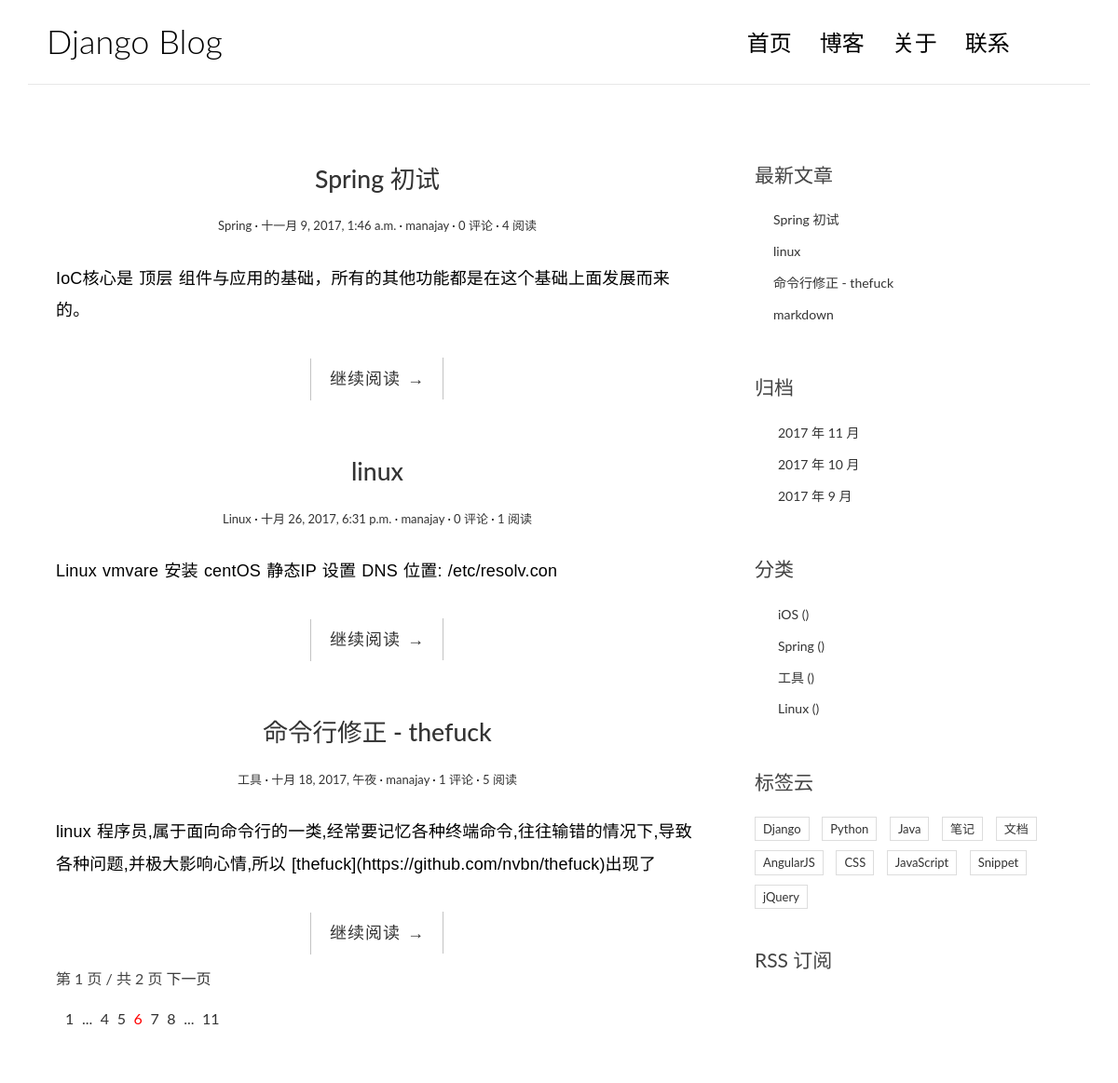
Before: / with the older database file.
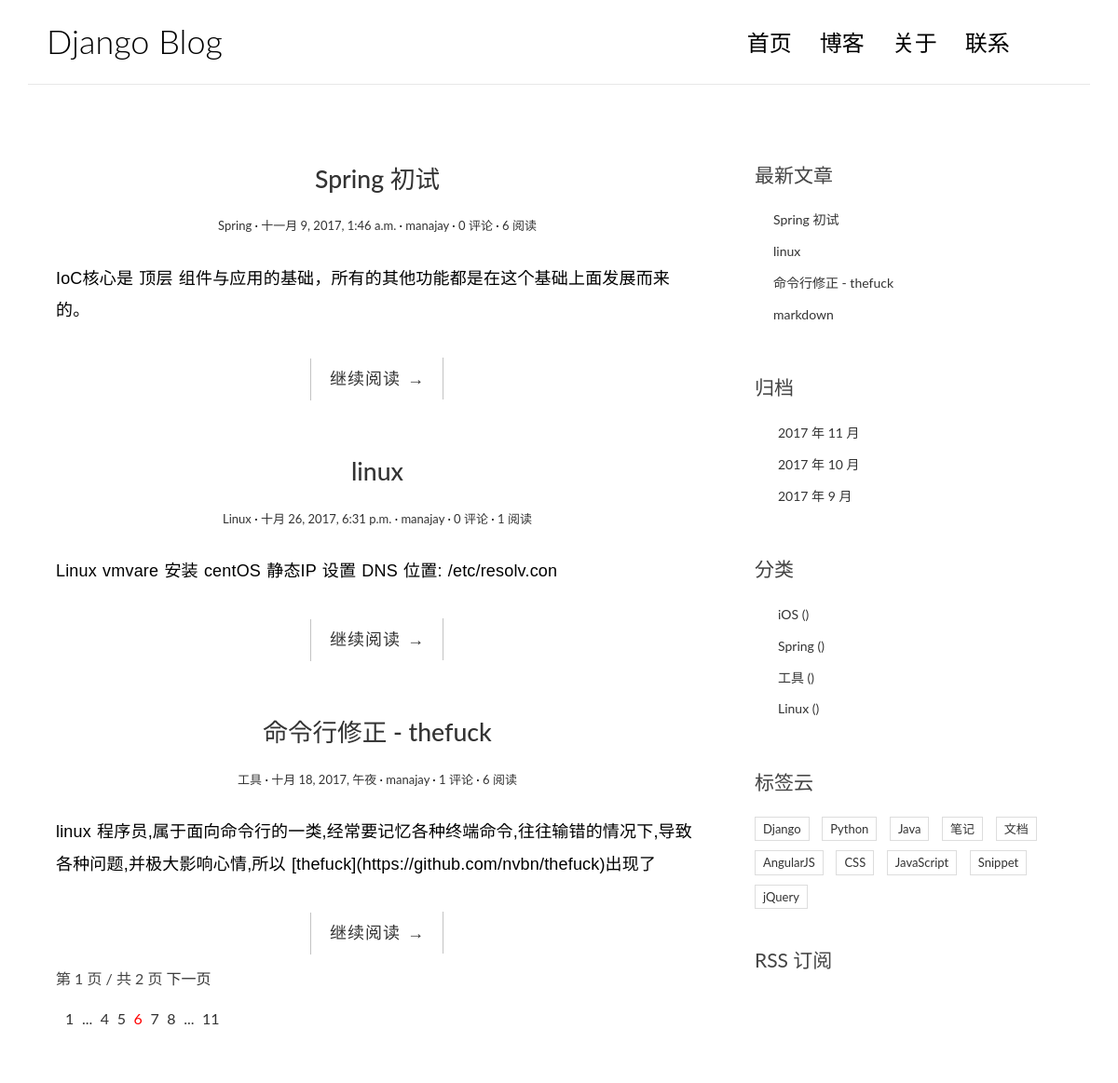
After: the same page with the newer database file.
### lynjay/models.py (models this page shows, shortened)
class Post(models.Model):
    class Meta:
        ordering = ['-created_time', 'title']
    """
    文章的数据存储
    """
    title = models.CharField(max_length=70)
    body = models.TextField()
    created_time = models.DateTimeField()
    modified_time = models.DateTimeField()
    excerpt = models.CharField(max_length=200, blank=True)
    views = models.PositiveIntegerField(default=0)
    category = models.ForeignKey(Category)
    tags = models.ManyToManyField(Tag, blank=True)
    author = models.ForeignKey(User)
    def get_absolute_url(self):
        return reverse("lynjay:detail", kwargs={'pk': self.pk})

class Category(models.Model):
    name = models.CharField(max_length=100)

### lynjay/views.py (the view)
# urls.py: url(r'^$', views.IndexView.as_view() , name="index"),
class IndexView(ListView):
    model = Post
    template_name = "blog/index.html"
    context_object_name = "post_list"
    paginate_by = 3

### lynjay/templatetags/blog_tags.py (called while the page is built)
@register.simple_tag
def get_recent_posts(num=5):
    return Post.objects.all().order_by("-created_time")[:num]

@register.simple_tag
def archives():
    return Post.objects.dates("created_time","month",order="DESC")

@register.simple_tag
def get_categories():
    return Category.objects.all()

### templates/blog/index.html (shortened to what this page needs)
{% extends 'base.html' %}
{% block main %}
    {% for post in post_list %}
        <article class="post post-{{ post.pk }}">
            <header class="entry-header">
                <h1 class="entry-title">
                    <a href="{{ post.get_absolute_url }}">{{ post.title }}</a>
                </h1>
                <div class="entry-meta">
                    <span class="post-category"><a href="#">{{ post.category.name }}</a></span>
                    <span class="post-date"><a href="#"><time class="entry-date"
                                                              datetime="{{ post.created_time }}">{{ post.created_time }}</time></a></span>
                    <span class="post-author"><a href="#">{{ post.author }}</a></span>
                    <span class="comments-link"><a href="#"> {{ post.comment_set.count }} 评论</a></span>
                    <span class="views-count"><a href="#">{{ post.views }} 阅读</a></span>
                </div>
            </header>
            <div class="entry-content clearfix">
                <p>{{ post.excerpt }}</p>
                <div class="read-more cl-effect-14">
                    <a href="{{ post.get_absolute_url }}" class="more-link">继续阅读 <span class="meta-nav">→</span></a>
                </div>
            </div>
        </article>
    {% empty %}
        <div class="no-post">暂时还没有发布的文章！</div>
    {% endfor %}
    {% if is_paginated %}
    <div class="pagination-simple">
        <span class="current">第 {{ page_obj.number }} 页 / 共 {{ paginator.num_pages }} 页</span>
        {% if page_obj.has_next %}
        <a href="?page={{ page_obj.next_page_number }}">下一页</a>
        {% endif %}
    </div>
    {% endif %}
    <div class="pagination">
        <ul>
            <li><a href="">1</a></li>
            <li><a href="">...</a></li>
            <li><a href="">4</a></li>
            <li><a href="">5</a></li>
            <li class="current"><a href="">6</a></li>
            <li><a href="">7</a></li>
            <li><a href="">8</a></li>
            <li><a href="">...</a></li>
            <li><a href="">11</a></li>
        </ul>
    </div>
{% endblock main %}

### templates/base.html (shortened to what this page needs)
{% extends 'baseHeader.html' %}
{% load blog_tags %}
{% block aside %}
                <aside class="col-md-4">
                <div class="widget widget-recent-posts">
                    <h3 class="widget-title">最新文章</h3>
                    {% get_recent_posts as recent_post_list %}
                    <ul>
                        {% for post in recent_post_list %}
                            <li>
                                <a href="{{ post.get_absolute_url }}">{{ post.title }}</a>
                            </li>
                        {% empty %}
                            暂无文章！
                        {% endfor %}
                    </ul>
                </div>
                <div class="widget widget-archives">
                    <h3 class="widget-title">归档</h3>
                    {% archives as date_list %}
                    <ul>
                        {% for date in date_list %}
                            <li>
                                <a href="{% url 'lynjay:archives' date.year date.month %}">{{ date.year }} 年 {{ date.month }} 月</a>
                            </li>
                        {% empty %}
                            暂无归档！
                        {% endfor %}
                    </ul>
                </div>
                <div class="widget widget-category">
                    <h3 class="widget-title">分类</h3>
                    {% get_categories as category_list %}
                    <ul>
                        {% for category in category_list %}
                            <li>
                                <a href="{% url 'lynjay:category' category.pk %}">{{ category.name }} <span class="post-count">({{ category.count }})</span></a>
                            </li>
                        {% empty %}
                            暂无分类！
                        {% endfor %}
                    </ul>
                </div>
                <div class="widget widget-tag-cloud">
                    <h3 class="widget-title">标签云</h3>
                    <ul>
                        <li>
                            <a href="#">Django</a>
                        </li>
                        <li>
                            <a href="#">Python</a>
                        </li>
                        <li>
                            <a href="#">Java</a>
                        </li>
                        <li>
                            <a href="#">笔记</a>
                        </li>
                        <li>
                            <a href="#">文档</a>
                        </li>
                        <li>
                            <a href="#">AngularJS</a>
                        </li>
                        <li>
                            <a href="#">CSS</a>
                        </li>
                        <li>
                            <a href="#">JavaScript</a>
                        </li>
                        <li>
                            <a href="#">Snippet</a>
                        </li>
                        <li>
                            <a href="#">jQuery</a>
                        </li>
                    </ul>
                </div>
                <div class="rss">
                    <a href=""> RSS 订阅</a>
                </div>
            </aside>
{% endblock aside %}

### templates/baseHeader.html (shortened to what this page needs)
{% load staticfiles %}
<!DOCTYPE html>
<html lang="en">
<head>
    <link rel="stylesheet" href="http://code.ionicframework.com/ionicons/2.0.1/css/ionicons.min.css">
    <link rel="stylesheet" href="{% static 'blog/css/bootstrap.min.css' %}">
    <link rel="stylesheet" href="{% static 'blog/css/pace.css' %}">
    <link rel="stylesheet" href="{% static 'blog/css/custom.css' %}">
    <link rel="stylesheet" href="{% static 'blog/css/highlights/github.css' %}">
</head>
<body>
<div class="container">
    <header id="site-header">
        <div class="row">
            <div class="col-md-4 col-sm-5 col-xs-8">
                <div class="logo">
                    <h1><a href="{% url 'lynjay:index' %}">Django Blog</a></h1>
                </div>
            </div>
            <div class="col-md-8 col-sm-7 col-xs-4">
                <nav class="main-nav" role="navigation">
                    <div class="collapse navbar-collapse" id="bs-example-navbar-collapse-1">
                        <ul class="nav navbar-nav navbar-right">
                            <li class="cl-effect-11"><a href="{% url 'lynjay:index' %}" data-hover="首页">首页</a></li>
                            <li class="cl-effect-11"><a href="{% url 'lynjay:index' %}" data-hover="博客">博客</a></li>
                            <li class="cl-effect-11"><a href="{% url 'lynjay:about' %}" data-hover="关于">关于</a></li>
                            <li class="cl-effect-11"><a href="{% url 'lynjay:contact' %}" data-hover="联系">联系</a></li>
                        </ul>
                    </div>
                </nav>
            </div>
        </div>
    </header>
</div>
<div class="content-body">
  <div class="container">
        <div class="row">
            <main class="col-md-8">
                {% block main %}
                {% endblock main %}
            </main>
                {% block aside %}
                {% endblock aside %}
        </div>
    </div>
</div>
</body>
</html>

### lynjay/static/blog/css/custom.css (style rules this page uses)
* { outline: none; }
h1, h2, h3, h4, h5, h6 { margin-top: 0; }
a { color: #333; }
body { color: #444; font-family: 'Lato', sans-serif; }
p { font-family: 'Ubuntu', sans-serif; font-weight: 400; word-spacing: 1px; letter-spacing: 0.01em; }
#site-header { background-color: #FFF; padding: 25px 20px; margin-bottom: 40px; border-bottom: 1px solid #e7e7e7; }
.logo h1 a { color: #000; }
.logo h1 { margin: 0; font-family: 'Lato', sans-serif; font-weight: 300; }
.main-nav { margin-top: 11px; max-width: 95%; }
.main-nav a { color: #000000 !important; padding: 0 0 5px 0 !important; margin-right: 30px; font-family: 'Lato', sans-serif; font-weight: 300; font-size: 24px; }
.cl-effect-11 a { padding: 10px 0; color: #0972b4; text-shadow: none; }
.cl-effect-11 a::before { position: absolute; top: 0; left: 0; overflow: hidden; padding: 0 0 5px 0 !important; max-width: 0; border-bottom: 1px solid #000; color: #000; content: attr(data-hover); white-space: nowrap; -webkit-transition: max-width 0.5s; -moz-transition: max-width 0.5s; transition: max-width 0.5s; }
.content-body { padding-bottom: 4em; }
.post { background: #fff; padding: 30px 30px 0; }
.entry-title { text-align: center; font-size: 1.9em; margin-bottom: 20px; line-height: 1.6; padding: 10px 20px 0; }
.entry-meta { text-align: center; color: #DDDDDD; font-size: 13px; margin-bottom: 30px; }
.entry-content { font-size: 18px; line-height: 1.9; font-weight: 300; color: #000; }
.post-category::after, .post-date::after, .post-author::after, .comments-link::after { content: ' ·'; color: #000; }
.read-more { font-family: 'Ubuntu', sans-serif; font-weight: 400; word-spacing: 1px; letter-spacing: 0.01em; text-align: center; margin-top: 20px; }
.cl-effect-14 a { padding: 0 20px; height: 45px; line-height: 45px; position: relative; display: inline-block; margin: 15px 25px; letter-spacing: 1px; font-weight: 400; text-shadow: 0 0 1px rgba(255, 255, 255, 0.3); }
.cl-effect-14 a::before, .cl-effect-14 a::after { position: absolute; width: 45px; height: 1px; background: #C3C3C3; content: ''; -webkit-transition: all 0.3s; -moz-transition: all 0.3s; transition: all 0.3s; pointer-events: none; }
.cl-effect-14 a::before { top: 0; left: 0; -webkit-transform: rotate(90deg); -moz-transform: rotate(90deg); transform: rotate(90deg); -webkit-transform-origin: 0 0; -moz-transform-origin: 0 0; transform-origin: 0 0; }
.cl-effect-14 a::after { right: 0; bottom: 0; -webkit-transform: rotate(90deg); -moz-transform: rotate(90deg); transform: rotate(90deg); -webkit-transform-origin: 100% 0; -moz-transform-origin: 100% 0; transform-origin: 100% 0; }
.widget { background: #fff; padding: 30px 0 0; }
.widget-title { font-size: 1.5em; margin-bottom: 20px; line-height: 1.6; padding: 10px 0 0; font-weight: 400; }
.widget-recent-posts ul { padding: 0; margin: 0; padding-left: 20px; }
.widget-recent-posts ul li { list-style-type: none; position: relative; line-height: 170%; margin-bottom: 10px; }
.widget-recent-posts ul li::before { content: '\f3d3'; font-family: "Ionicons"; position: absolute; left: -17px; top: 3px; font-size: 16px; color: #000; }
.widget-archives ul { padding: 0; margin: 0; padding-left: 25px; }
.widget-archives ul li { list-style-type: none; position: relative; line-height: 170%; margin-bottom: 10px; }
.widget-archives ul li::before { content: '\f3f3'; font-family: "Ionicons"; position: absolute; left: -25px; top: 1px; font-size: 16px; color: #000; }
.widget-category ul { padding: 0; margin: 0; padding-left: 25px; }
.widget-category ul li { list-style-type: none; position: relative; line-height: 170%; margin-bottom: 10px; }
.widget-category ul li::before { content: '\f3fe'; font-family: "Ionicons"; position: absolute; left: -25px; top: 1px; font-size: 18px; color: #000; }
.widget-tag-cloud ul { padding: 0; margin: 0; margin-right: -10px; }
.widget-tag-cloud ul li { list-style-type: none; font-size: 13px; display: inline-block; margin-right: 10px; margin-bottom: 10px; padding: 3px 8px; border: 1px solid #ddd; }
.rss { font-size: 21px; margin-top: 30px; }
.rss a { color: #444; }
.pagination-simple { padding-left: 30px; font-size: 16px; }
.pagination ul { list-style: none; }
.pagination ul li { display: inline-block; font-size: 16px; margin-right: 5px; }
.current a { color: red; }

Changed rows visible on the page:
changed Post "Spring 初试": views "4" → "6"
changed Post "命令行修正 - thefuck": views "5" → "6"
